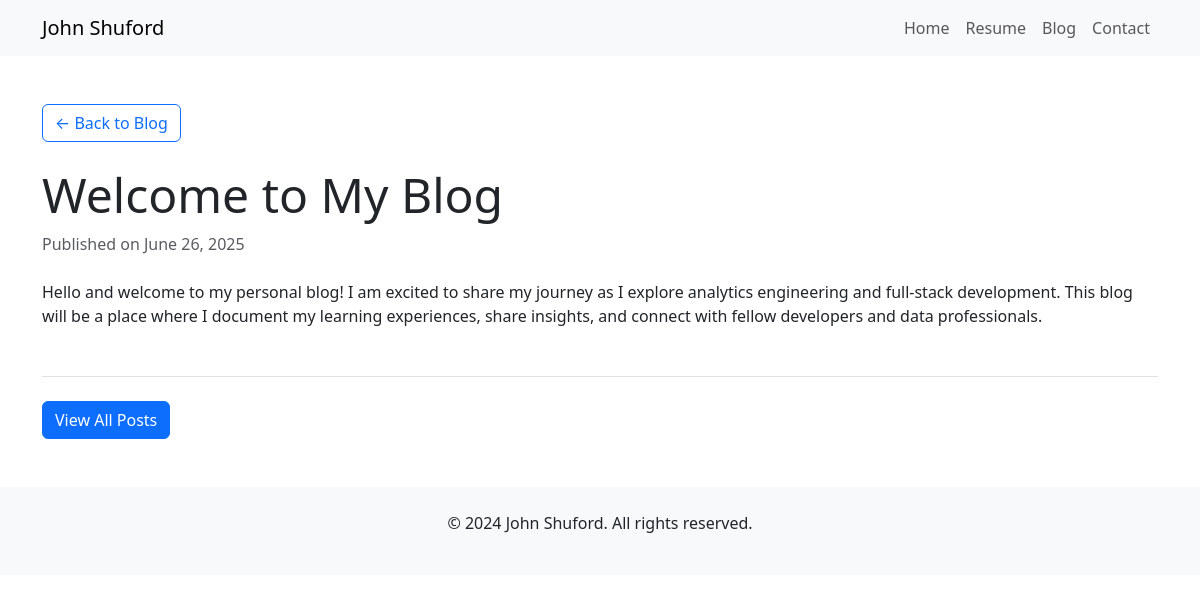
The app's page /blog/welcome-to-my-blog/ with its own data.
### core/models.py (models this page shows, shortened)
class Post(models.Model):
    title = models.CharField(max_length=200)
    slug = models.SlugField(unique=True)
    content = models.TextField()
    created_at = models.DateTimeField(auto_now_add=True)
    updated_at = models.DateTimeField(auto_now=True)
    class Meta:
        ordering = ['-created_at']

### core/views.py (the view)
# urls.py: path('blog/<slug:slug>/', views.blog_detail, name='blog_detail'),
def blog_detail(request, slug):
    post = get_object_or_404(Post, slug=slug)
    return render(request, 'core/blog_detail.html', {'post': post})

### core/templates/core/blog_detail.html (shortened to what this page needs)
{% extends 'core/base.html' %}
{% block content %}
<div class="mb-4">
    <a href="{% url 'blog' %}" class="btn btn-outline-primary">&larr; Back to Blog</a>
</div>
<article>
    <header class="mb-4">
        <h1 class="display-5">{{ post.title }}</h1>
        <p class="text-muted">Published on {{ post.created_at|date:"F d, Y" }}</p>
    </header>
    <div class="blog-content">
        {{ post.content|linebreaks }}
    </div>
</article>
<div class="mt-5 pt-4 border-top">
    <a href="{% url 'blog' %}" class="btn btn-primary">View All Posts</a>
</div>
{% endblock %}

### core/static/core/css/style.css (style rules this page uses)
body { font-family: 'Segoe UI', Tahoma, Geneva, Verdana, sans-serif; line-height: 1.6; color: #333; }

### records on screen
Post: title "Welcome to My Blog", created_at "June 26, 2025", content "Hello and welcome to my personal blog! I am excited to share my journey as I explore analytics engineering and full-stack development. This blog will be a place where I document my learning experiences, share insights, and connect with fellow developers and data professionals."
